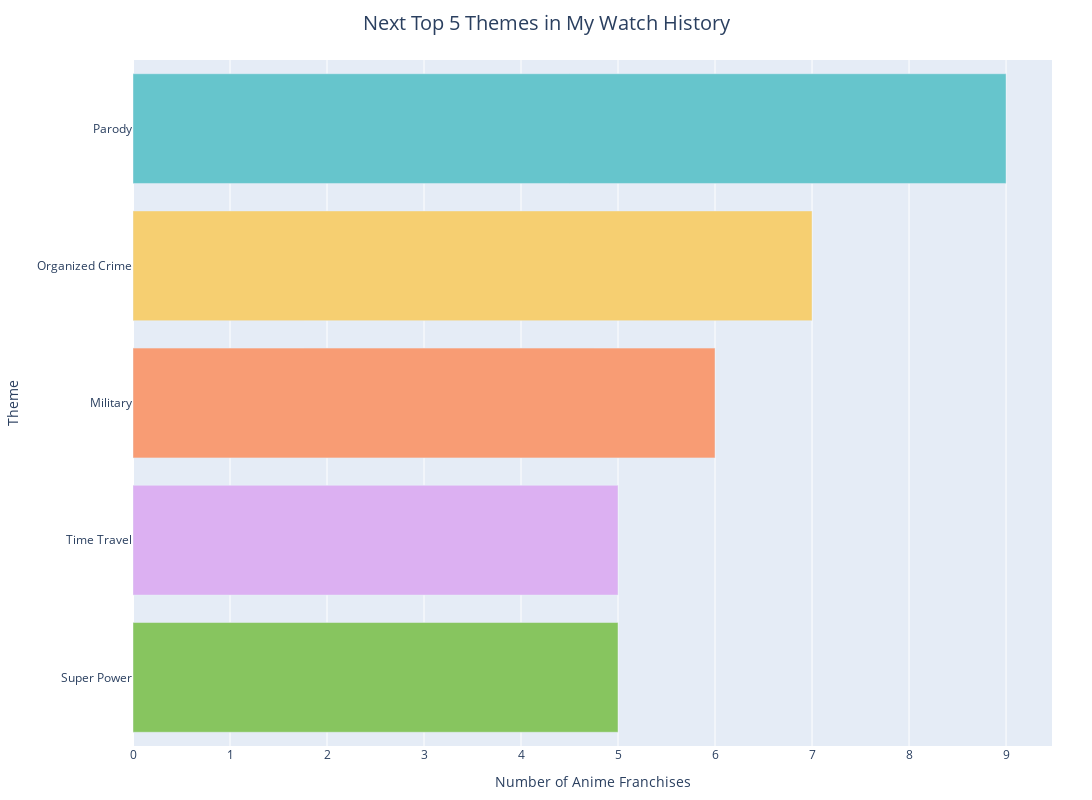

Notebook cell for this chart:
### Code cell
next5_themes = theme_counts.iloc[5:10]

# Create Plotly horizontal bar chart
fig = px.bar(
    next5_themes,
    x='Count',
    y='Theme',
    orientation='h',
    color='Theme',  # Gives a unique color per theme
    color_discrete_sequence=px.colors.qualitative.Pastel,  # Optional: make it softer
)

# Clean up layout
fig.update_layout(
    title={
        'text': "Next Top 5 Themes in My Watch History",
        'x': 0.5,  # centers the title horizontally (0 = left, 1 = right)
        'xanchor': 'center',
        'font': dict(size=20)  # change 20 to any font size you like
    },
    xaxis_title="Number of Anime Franchises",
    yaxis_title="Theme",
    showlegend=False,
    height=800,
    width=1200,  
    margin=dict(l=40, r=40, t=60, b=40)
)

# Improve hover + text label placement
fig.update_traces(
    textposition='outside',
    hovertemplate='<b>%{y}</b><br>Count: %{x}<extra></extra>'
)

fig.show()

### Figure 1 — Plotly figure (JSON) as saved in the notebook; plotly's stock layout.template omitted (floating-point values rounded to 4 significant figures)
{"data": [{"hovertemplate": "<b>%{y}</b><br>Count: %{x}<extra></extra>", "legendgroup": "Parody", "marker": {"color": "rgb(102, 197, 204)", "pattern": {"shape": ""}}, "name": "Parody", "orientation": "h", "showlegend": true, "textposition": "outside", "type": "bar", "x": [9], "xaxis": "x", "y": ["Parody"], "yaxis": "y"}, {"hovertemplate": "<b>%{y}</b><br>Count: %{x}<extra></extra>", "legendgroup": "Organized Crime", "marker": {"color": "rgb(246, 207, 113)", "pattern": {"shape": ""}}, "name": "Organized Crime", "orientation": "h", "showlegend": true, "textposition": "outside", "type": "bar", "x": [7], "xaxis": "x", "y": ["Organized Crime"], "yaxis": "y"}, {"hovertemplate": "<b>%{y}</b><br>Count: %{x}<extra></extra>", "legendgroup": "Military", "marker": {"color": "rgb(248, 156, 116)", "pattern": {"shape": ""}}, "name": "Military", "orientation": "h", "showlegend": true, "textposition": "outside", "type": "bar", "x": [6], "xaxis": "x", "y": ["Military"], "yaxis": "y"}, {"hovertemplate": "<b>%{y}</b><br>Count: %{x}<extra></extra>", "legendgroup": "Time Travel", "marker": {"color": "rgb(220, 176, 242)", "pattern": {"shape": ""}}, "name": "Time Travel", "orientation": "h", "showlegend": true, "textposition": "outside", "type": "bar", "x": [5], "xaxis": "x", "y": ["Time Travel"], "yaxis": "y"}, {"hovertemplate": "<b>%{y}</b><br>Count: %{x}<extra></extra>", "legendgroup": "Super Power", "marker": {"color": "rgb(135, 197, 95)", "pattern": {"shape": ""}}, "name": "Super Power", "orientation": "h", "showlegend": true, "textposition": "outside", "type": "bar", "x": [5], "xaxis": "x", "y": ["Super Power"], "yaxis": "y"}], "layout": {"barmode": "relative", "height": 800, "legend": {"title": {"text": "Theme"}, "tracegroupgap": 0}, "margin": {"b": 40, "l": 40, "r": 40, "t": 60}, "showlegend": false, "title": {"font": {"size": 20}, "text": "Next Top 5 Themes in My Watch History", "x": 0.5, "xanchor": "center"}, "width": 1200, "xaxis": {"anchor": "y", "domain": [0, 1], "title": {"text": "Number of Anime Franchises"}}, "yaxis": {"anchor": "x", "categoryarray": ["Super Power", "Time Travel", "Military", "Organized Crime", "Parody"], "categoryorder": "array", "domain": [0, 1], "title": {"text": "Theme"}}}}
